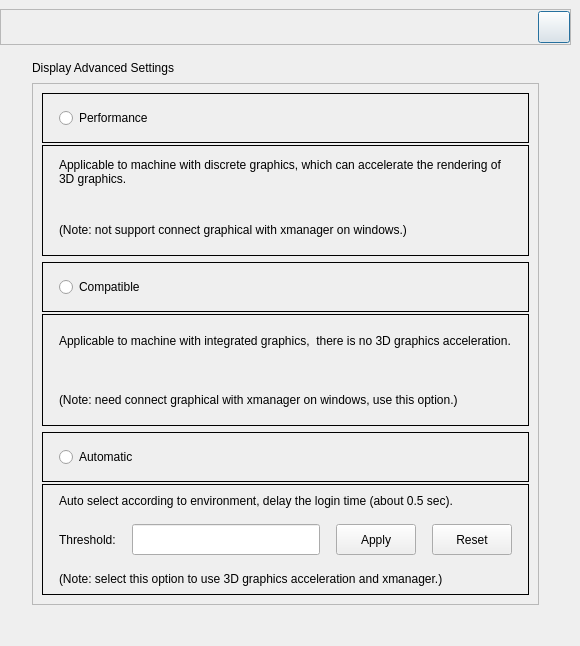
<?xml version="1.0" encoding="UTF-8"?>
<ui version="4.0">
 <class>DisplayPerformanceDialog</class>
 <widget class="QDialog" name="DisplayPerformanceDialog">
  <property name="geometry">
   <rect>
    <x>0</x>
    <y>0</y>
    <width>580</width>
    <height>646</height>
   </rect>
  </property>
  <property name="minimumSize">
   <size>
    <width>580</width>
    <height>646</height>
   </size>
  </property>
  <property name="maximumSize">
   <size>
    <width>580</width>
    <height>646</height>
   </size>
  </property>
  <property name="windowTitle">
   <string>Dialog</string>
  </property>
  <layout class="QVBoxLayout" name="verticalLayout_2">
   <property name="spacing">
    <number>0</number>
   </property>
   <property name="leftMargin">
    <number>0</number>
   </property>
   <property name="topMargin">
    <number>9</number>
   </property>
   <property name="rightMargin">
    <number>9</number>
   </property>
   <property name="bottomMargin">
    <number>9</number>
   </property>
   <item>
    <widget class="QFrame" name="frame">
     <property name="sizePolicy">
      <sizepolicy hsizetype="Preferred" vsizetype="Preferred">
       <horstretch>0</horstretch>
       <verstretch>0</verstretch>
      </sizepolicy>
     </property>
     <property name="frameShape">
      <enum>QFrame::NoFrame</enum>
     </property>
     <property name="frameShadow">
      <enum>QFrame::Raised</enum>
     </property>
     <layout class="QVBoxLayout" name="verticalLayout_3">
      <property name="spacing">
       <number>0</number>
      </property>
      <property name="leftMargin">
       <number>0</number>
      </property>
      <property name="topMargin">
       <number>0</number>
      </property>
      <property name="rightMargin">
       <number>0</number>
      </property>
      <property name="bottomMargin">
       <number>0</number>
      </property>
      <item>
       <layout class="QVBoxLayout" name="verticalLayout">
        <property name="spacing">
         <number>0</number>
        </property>
        <property name="sizeConstraint">
         <enum>QLayout::SetDefaultConstraint</enum>
        </property>
        <property name="topMargin">
         <number>0</number>
        </property>
        <property name="bottomMargin">
         <number>0</number>
        </property>
        <item>
         <widget class="QFrame" name="closeFrame">
          <property name="minimumSize">
           <size>
            <width>0</width>
            <height>36</height>
           </size>
          </property>
          <property name="maximumSize">
           <size>
            <width>16777215</width>
            <height>36</height>
           </size>
          </property>
          <property name="frameShape">
           <enum>QFrame::StyledPanel</enum>
          </property>
          <property name="frameShadow">
           <enum>QFrame::Raised</enum>
          </property>
          <layout class="QHBoxLayout" name="horizontalLayout_6">
           <property name="spacing">
            <number>0</number>
           </property>
           <property name="leftMargin">
            <number>0</number>
           </property>
           <property name="topMargin">
            <number>0</number>
           </property>
           <property name="rightMargin">
            <number>0</number>
           </property>
           <property name="bottomMargin">
            <number>0</number>
           </property>
           <item>
            <layout class="QHBoxLayout" name="horizontalLayout_2">
             <property name="spacing">
              <number>0</number>
             </property>
             <item>
              <spacer name="horizontalSpacer">
               <property name="orientation">
                <enum>Qt::Horizontal</enum>
               </property>
               <property name="sizeHint" stdset="0">
                <size>
                 <width>40</width>
                 <height>20</height>
                </size>
               </property>
              </spacer>
             </item>
             <item>
              <widget class="CloseButton" name="closeBtn">
               <property name="minimumSize">
                <size>
                 <width>32</width>
                 <height>32</height>
                </size>
               </property>
               <property name="maximumSize">
                <size>
                 <width>32</width>
                 <height>32</height>
                </size>
               </property>
               <property name="text">
                <string/>
               </property>
              </widget>
             </item>
            </layout>
           </item>
          </layout>
         </widget>
        </item>
        <item>
         <widget class="QWidget" name="widget" native="true">
          <property name="sizePolicy">
           <sizepolicy hsizetype="Preferred" vsizetype="Preferred">
            <horstretch>0</horstretch>
            <verstretch>0</verstretch>
           </sizepolicy>
          </property>
          <property name="minimumSize">
           <size>
            <width>0</width>
            <height>0</height>
           </size>
          </property>
          <property name="maximumSize">
           <size>
            <width>16777215</width>
            <height>16777215</height>
           </size>
          </property>
          <layout class="QVBoxLayout" name="verticalLayout_4">
           <property name="spacing">
            <number>8</number>
           </property>
           <property name="sizeConstraint">
            <enum>QLayout::SetDefaultConstraint</enum>
           </property>
           <property name="leftMargin">
            <number>32</number>
           </property>
           <property name="topMargin">
            <number>16</number>
           </property>
           <property name="rightMargin">
            <number>32</number>
           </property>
           <property name="bottomMargin">
            <number>32</number>
           </property>
           <item>
            <widget class="KLabel" name="titleLabel">
             <property name="sizePolicy">
              <sizepolicy hsizetype="Fixed" vsizetype="Fixed">
               <horstretch>0</horstretch>
               <verstretch>0</verstretch>
              </sizepolicy>
             </property>
             <property name="text">
              <string>Display Advanced Settings</string>
             </property>
            </widget>
           </item>
           <item>
            <widget class="QScrollArea" name="scrollArea">
             <property name="verticalScrollBarPolicy">
              <enum>Qt::ScrollBarAsNeeded</enum>
             </property>
             <property name="horizontalScrollBarPolicy">
              <enum>Qt::ScrollBarAlwaysOff</enum>
             </property>
             <property name="widgetResizable">
              <bool>true</bool>
             </property>
             <widget class="QWidget" name="scrollAreaWidgetContents">
              <property name="geometry">
               <rect>
                <x>0</x>
                <y>0</y>
                <width>503</width>
                <height>512</height>
               </rect>
              </property>
              <layout class="QVBoxLayout" name="verticalLayout_32">
               <item>
                <layout class="QVBoxLayout" name="verticalLayout_6">
                 <property name="spacing">
                  <number>2</number>
                 </property>
                 <item>
                  <widget class="QFrame" name="performanceFrame">
                   <property name="minimumSize">
                    <size>
                     <width>0</width>
                     <height>50</height>
                    </size>
                   </property>
                   <property name="maximumSize">
                    <size>
                     <width>16777215</width>
                     <height>50</height>
                    </size>
                   </property>
                   <property name="frameShape">
                    <enum>QFrame::Box</enum>
                   </property>
                   <property name="frameShadow">
                    <enum>QFrame::Plain</enum>
                   </property>
                   <layout class="QHBoxLayout" name="horizontalLayout_3">
                    <property name="spacing">
                     <number>0</number>
                    </property>
                    <property name="leftMargin">
                     <number>0</number>
                    </property>
                    <property name="topMargin">
                     <number>0</number>
                    </property>
                    <property name="rightMargin">
                     <number>0</number>
                    </property>
                    <property name="bottomMargin">
                     <number>0</number>
                    </property>
                    <item>
                     <layout class="QHBoxLayout" name="horizontalLayout">
                      <property name="spacing">
                       <number>0</number>
                      </property>
                      <property name="leftMargin">
                       <number>16</number>
                      </property>
                      <item>
                       <widget class="QRadioButton" name="performanceRadioBtn">
                        <property name="sizePolicy">
                         <sizepolicy hsizetype="Minimum" vsizetype="Preferred">
                          <horstretch>0</horstretch>
                          <verstretch>0</verstretch>
                         </sizepolicy>
                        </property>
                        <property name="text">
                         <string>Performance</string>
                        </property>
                        <attribute name="buttonGroup">
                         <string notr="true">buttonGroup</string>
                        </attribute>
                       </widget>
                      </item>
                      <item>
                       <spacer name="horizontalSpacer_2">
                        <property name="orientation">
                         <enum>Qt::Horizontal</enum>
                        </property>
                        <property name="sizeHint" stdset="0">
                         <size>
                          <width>40</width>
                          <height>20</height>
                         </size>
                        </property>
                       </spacer>
                      </item>
                     </layout>
                    </item>
                   </layout>
                  </widget>
                 </item>
                 <item>
                  <widget class="QFrame" name="performanceTipFrame">
                   <property name="sizePolicy">
                    <sizepolicy hsizetype="Preferred" vsizetype="Preferred">
                     <horstretch>0</horstretch>
                     <verstretch>0</verstretch>
                    </sizepolicy>
                   </property>
                   <property name="minimumSize">
                    <size>
                     <width>0</width>
                     <height>0</height>
                    </size>
                   </property>
                   <property name="maximumSize">
                    <size>
                     <width>16777215</width>
                     <height>16777215</height>
                    </size>
                   </property>
                   <property name="frameShape">
                    <enum>QFrame::Box</enum>
                   </property>
                   <property name="frameShadow">
                    <enum>QFrame::Plain</enum>
                   </property>
                   <layout class="QVBoxLayout" name="verticalLayout_11">
                    <property name="spacing">
                     <number>8</number>
                    </property>
                    <property name="leftMargin">
                     <number>16</number>
                    </property>
                    <property name="topMargin">
                     <number>0</number>
                    </property>
                    <property name="rightMargin">
                     <number>16</number>
                    </property>
                    <property name="bottomMargin">
                     <number>0</number>
                    </property>
                    <item>
                     <widget class="QLabel" name="label">
                      <property name="sizePolicy">
                       <sizepolicy hsizetype="Preferred" vsizetype="Preferred">
                        <horstretch>0</horstretch>
                        <verstretch>0</verstretch>
                       </sizepolicy>
                      </property>
                      <property name="autoFillBackground">
                       <bool>false</bool>
                      </property>
                      <property name="text">
                       <string>Applicable to machine with discrete graphics, which can accelerate the rendering of 3D graphics.</string>
                      </property>
                      <property name="wordWrap">
                       <bool>true</bool>
                      </property>
                     </widget>
                    </item>
                    <item>
                     <widget class="QLabel" name="label_2">
                      <property name="sizePolicy">
                       <sizepolicy hsizetype="Preferred" vsizetype="Preferred">
                        <horstretch>0</horstretch>
                        <verstretch>0</verstretch>
                       </sizepolicy>
                      </property>
                      <property name="text">
                       <string>(Note: not support connect graphical with xmanager on windows.)</string>
                      </property>
                      <property name="wordWrap">
                       <bool>true</bool>
                      </property>
                     </widget>
                    </item>
                   </layout>
                  </widget>
                 </item>
                </layout>
               </item>
               <item>
                <layout class="QVBoxLayout" name="verticalLayout_8">
                 <property name="spacing">
                  <number>2</number>
                 </property>
                 <item>
                  <widget class="QFrame" name="compatibleFrame">
                   <property name="minimumSize">
                    <size>
                     <width>0</width>
                     <height>50</height>
                    </size>
                   </property>
                   <property name="maximumSize">
                    <size>
                     <width>16777215</width>
                     <height>50</height>
                    </size>
                   </property>
                   <property name="frameShape">
                    <enum>QFrame::Box</enum>
                   </property>
                   <property name="frameShadow">
                    <enum>QFrame::Plain</enum>
                   </property>
                   <layout class="QHBoxLayout" name="horizontalLayout_5">
                    <property name="spacing">
                     <number>0</number>
                    </property>
                    <property name="leftMargin">
                     <number>0</number>
                    </property>
                    <property name="topMargin">
                     <number>0</number>
                    </property>
                    <property name="rightMargin">
                     <number>0</number>
                    </property>
                    <property name="bottomMargin">
                     <number>0</number>
                    </property>
                    <item>
                     <layout class="QHBoxLayout" name="horizontalLayout_4">
                      <property name="spacing">
                       <number>0</number>
                      </property>
                      <property name="leftMargin">
                       <number>16</number>
                      </property>
                      <item>
                       <widget class="QRadioButton" name="compatibleRadioBtn">
                        <property name="sizePolicy">
                         <sizepolicy hsizetype="Minimum" vsizetype="Preferred">
                          <horstretch>0</horstretch>
                          <verstretch>0</verstretch>
                         </sizepolicy>
                        </property>
                        <property name="text">
                         <string>Compatible</string>
                        </property>
                        <attribute name="buttonGroup">
                         <string notr="true">buttonGroup</string>
                        </attribute>
                       </widget>
                      </item>
                      <item>
                       <spacer name="horizontalSpacer_3">
                        <property name="orientation">
                         <enum>Qt::Horizontal</enum>
                        </property>
                        <property name="sizeHint" stdset="0">
                         <size>
                          <width>40</width>
                          <height>20</height>
                         </size>
                        </property>
                       </spacer>
                      </item>
                     </layout>
                    </item>
                   </layout>
                  </widget>
                 </item>
                 <item>
                  <widget class="QFrame" name="compatibleTipFrame">
                   <property name="sizePolicy">
                    <sizepolicy hsizetype="Preferred" vsizetype="Preferred">
                     <horstretch>0</horstretch>
                     <verstretch>0</verstretch>
                    </sizepolicy>
                   </property>
                   <property name="minimumSize">
                    <size>
                     <width>0</width>
                     <height>0</height>
                    </size>
                   </property>
                   <property name="maximumSize">
                    <size>
                     <width>16777215</width>
                     <height>16777215</height>
                    </size>
                   </property>
                   <property name="frameShape">
                    <enum>QFrame::Box</enum>
                   </property>
                   <property name="frameShadow">
                    <enum>QFrame::Plain</enum>
                   </property>
                   <layout class="QVBoxLayout" name="verticalLayout_12">
                    <property name="spacing">
                     <number>8</number>
                    </property>
                    <property name="leftMargin">
                     <number>16</number>
                    </property>
                    <property name="topMargin">
                     <number>0</number>
                    </property>
                    <property name="rightMargin">
                     <number>16</number>
                    </property>
                    <property name="bottomMargin">
                     <number>0</number>
                    </property>
                    <item>
                     <widget class="QLabel" name="label_3">
                      <property name="sizePolicy">
                       <sizepolicy hsizetype="Preferred" vsizetype="Preferred">
                        <horstretch>0</horstretch>
                        <verstretch>0</verstretch>
                       </sizepolicy>
                      </property>
                      <property name="text">
                       <string>Applicable to machine with integrated graphics,  there is no 3D graphics acceleration. </string>
                      </property>
                      <property name="wordWrap">
                       <bool>true</bool>
                      </property>
                     </widget>
                    </item>
                    <item>
                     <widget class="QLabel" name="label_4">
                      <property name="sizePolicy">
                       <sizepolicy hsizetype="Preferred" vsizetype="Preferred">
                        <horstretch>0</horstretch>
                        <verstretch>0</verstretch>
                       </sizepolicy>
                      </property>
                      <property name="text">
                       <string>(Note: need connect graphical with xmanager on windows, use this option.)</string>
                      </property>
                      <property name="wordWrap">
                       <bool>true</bool>
                      </property>
                     </widget>
                    </item>
                   </layout>
                  </widget>
                 </item>
                </layout>
               </item>
               <item>
                <layout class="QVBoxLayout" name="verticalLayout_9">
                 <property name="spacing">
                  <number>2</number>
                 </property>
                 <item>
                  <widget class="QFrame" name="automaticFrame">
                   <property name="minimumSize">
                    <size>
                     <width>0</width>
                     <height>50</height>
                    </size>
                   </property>
                   <property name="maximumSize">
                    <size>
                     <width>16777215</width>
                     <height>50</height>
                    </size>
                   </property>
                   <property name="frameShape">
                    <enum>QFrame::Box</enum>
                   </property>
                   <property name="frameShadow">
                    <enum>QFrame::Plain</enum>
                   </property>
                   <layout class="QHBoxLayout" name="horizontalLayout_8">
                    <property name="spacing">
                     <number>0</number>
                    </property>
                    <property name="leftMargin">
                     <number>0</number>
                    </property>
                    <property name="topMargin">
                     <number>0</number>
                    </property>
                    <property name="rightMargin">
                     <number>0</number>
                    </property>
                    <property name="bottomMargin">
                     <number>0</number>
                    </property>
                    <item>
                     <layout class="QHBoxLayout" name="horizontalLayout_7">
                      <property name="spacing">
                       <number>0</number>
                      </property>
                      <property name="leftMargin">
                       <number>16</number>
                      </property>
                      <item>
                       <widget class="QRadioButton" name="autoRadioBtn">
                        <property name="sizePolicy">
                         <sizepolicy hsizetype="Minimum" vsizetype="Preferred">
                          <horstretch>0</horstretch>
                          <verstretch>0</verstretch>
                         </sizepolicy>
                        </property>
                        <property name="text">
                         <string>Automatic</string>
                        </property>
                        <attribute name="buttonGroup">
                         <string notr="true">buttonGroup</string>
                        </attribute>
                       </widget>
                      </item>
                      <item>
                       <spacer name="horizontalSpacer_4">
                        <property name="orientation">
                         <enum>Qt::Horizontal</enum>
                        </property>
                        <property name="sizeHint" stdset="0">
                         <size>
                          <width>40</width>
                          <height>20</height>
                         </size>
                        </property>
                       </spacer>
                      </item>
                     </layout>
                    </item>
                   </layout>
                  </widget>
                 </item>
                 <item>
                  <widget class="QFrame" name="automaticTipFrame">
                   <property name="sizePolicy">
                    <sizepolicy hsizetype="Preferred" vsizetype="Preferred">
                     <horstretch>0</horstretch>
                     <verstretch>0</verstretch>
                    </sizepolicy>
                   </property>
                   <property name="minimumSize">
                    <size>
                     <width>0</width>
                     <height>0</height>
                    </size>
                   </property>
                   <property name="maximumSize">
                    <size>
                     <width>16777215</width>
                     <height>16777215</height>
                    </size>
                   </property>
                   <property name="frameShape">
                    <enum>QFrame::Box</enum>
                   </property>
                   <property name="frameShadow">
                    <enum>QFrame::Plain</enum>
                   </property>
                   <layout class="QVBoxLayout" name="verticalLayout_5">
                    <property name="spacing">
                     <number>8</number>
                    </property>
                    <property name="leftMargin">
                     <number>16</number>
                    </property>
                    <property name="topMargin">
                     <number>0</number>
                    </property>
                    <property name="rightMargin">
                     <number>16</number>
                    </property>
                    <property name="bottomMargin">
                     <number>0</number>
                    </property>
                    <item>
                     <widget class="QLabel" name="label_5">
                      <property name="sizePolicy">
                       <sizepolicy hsizetype="Preferred" vsizetype="Preferred">
                        <horstretch>0</horstretch>
                        <verstretch>0</verstretch>
                       </sizepolicy>
                      </property>
                      <property name="text">
                       <string>Auto select according to environment, delay the login time (about 0.5 sec).</string>
                      </property>
                      <property name="wordWrap">
                       <bool>true</bool>
                      </property>
                     </widget>
                    </item>
                    <item>
                     <layout class="QHBoxLayout" name="autoHorLayout">
                      <property name="spacing">
                       <number>16</number>
                      </property>
                      <item>
                       <widget class="QLabel" name="label_7">
                        <property name="sizePolicy">
                         <sizepolicy hsizetype="Fixed" vsizetype="Preferred">
                          <horstretch>0</horstretch>
                          <verstretch>0</verstretch>
                         </sizepolicy>
                        </property>
                        <property name="text">
                         <string>Threshold:</string>
                        </property>
                       </widget>
                      </item>
                      <item>
                       <widget class="QLineEdit" name="lineEdit">
                        <property name="sizePolicy">
                         <sizepolicy hsizetype="Expanding" vsizetype="Preferred">
                          <horstretch>0</horstretch>
                          <verstretch>0</verstretch>
                         </sizepolicy>
                        </property>
                       </widget>
                      </item>
                      <item>
                       <widget class="QPushButton" name="applyBtn">
                        <property name="sizePolicy">
                         <sizepolicy hsizetype="Minimum" vsizetype="Preferred">
                          <horstretch>0</horstretch>
                          <verstretch>0</verstretch>
                         </sizepolicy>
                        </property>
                        <property name="text">
                         <string>Apply</string>
                        </property>
                       </widget>
                      </item>
                      <item>
                       <widget class="QPushButton" name="resetBtn">
                        <property name="sizePolicy">
                         <sizepolicy hsizetype="Minimum" vsizetype="Preferred">
                          <horstretch>0</horstretch>
                          <verstretch>0</verstretch>
                         </sizepolicy>
                        </property>
                        <property name="text">
                         <string>Reset</string>
                        </property>
                       </widget>
                      </item>
                     </layout>
                    </item>
                    <item>
                     <widget class="QLabel" name="label_6">
                      <property name="sizePolicy">
                       <sizepolicy hsizetype="Preferred" vsizetype="Preferred">
                        <horstretch>0</horstretch>
                        <verstretch>0</verstretch>
                       </sizepolicy>
                      </property>
                      <property name="text">
                       <string>(Note: select this option to use 3D graphics acceleration and xmanager.)</string>
                      </property>
                      <property name="wordWrap">
                       <bool>true</bool>
                      </property>
                     </widget>
                    </item>
                   </layout>
                  </widget>
                 </item>
                </layout>
               </item>
              </layout>
              <zorder></zorder>
              <zorder></zorder>
              <zorder></zorder>
             </widget>
            </widget>
           </item>
          </layout>
         </widget>
        </item>
       </layout>
      </item>
     </layout>
    </widget>
   </item>
  </layout>
 </widget>
 <customwidgets>
  <customwidget>
   <class>KLabel</class>
   <extends>QLabel</extends>
   <header>klabel.h</header>
  </customwidget>
  <customwidget>
   <class>CloseButton</class>
   <extends>QPushButton</extends>
   <header location="global">closebutton.h</header>
  </customwidget>
 </customwidgets>
 <resources/>
 <connections/>
 <buttongroups>
  <buttongroup name="buttonGroup"/>
 </buttongroups>
</ui>
